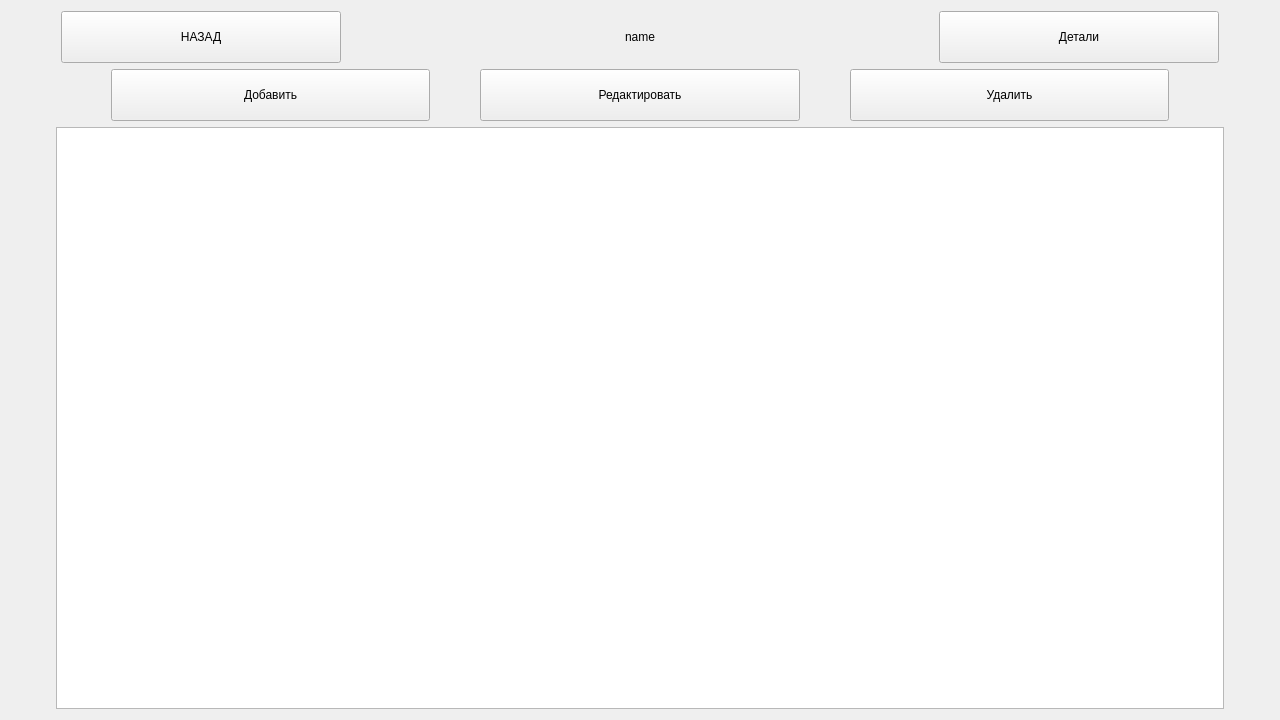
<?xml version="1.0" encoding="UTF-8"?>
<ui version="4.0">
 <class>Settings</class>
 <widget class="QWidget" name="Settings">
  <property name="geometry">
   <rect>
    <x>0</x>
    <y>0</y>
    <width>1280</width>
    <height>720</height>
   </rect>
  </property>
  <property name="windowTitle">
   <string>Form</string>
  </property>
  <layout class="QVBoxLayout" name="verticalLayout">
   <item>
    <layout class="QHBoxLayout" name="horizontalLayout_7">
     <property name="spacing">
      <number>7</number>
     </property>
     <property name="leftMargin">
      <number>50</number>
     </property>
     <property name="rightMargin">
      <number>50</number>
     </property>
     <item>
      <widget class="QPushButton" name="backButton">
       <property name="minimumSize">
        <size>
         <width>0</width>
         <height>52</height>
        </size>
       </property>
       <property name="maximumSize">
        <size>
         <width>280</width>
         <height>16777215</height>
        </size>
       </property>
       <property name="text">
        <string>НАЗАД</string>
       </property>
      </widget>
     </item>
     <item>
      <widget class="QLabel" name="EcoTaxi">
       <property name="text">
        <string>name</string>
       </property>
       <property name="alignment">
        <set>Qt::AlignCenter</set>
       </property>
      </widget>
     </item>
     <item>
      <widget class="QPushButton" name="detailsButton">
       <property name="minimumSize">
        <size>
         <width>0</width>
         <height>52</height>
        </size>
       </property>
       <property name="maximumSize">
        <size>
         <width>280</width>
         <height>16777215</height>
        </size>
       </property>
       <property name="text">
        <string>Детали</string>
       </property>
      </widget>
     </item>
    </layout>
   </item>
   <item>
    <layout class="QHBoxLayout" name="horizontalLayout_9">
     <property name="spacing">
      <number>50</number>
     </property>
     <property name="leftMargin">
      <number>100</number>
     </property>
     <property name="rightMargin">
      <number>100</number>
     </property>
     <item>
      <widget class="QPushButton" name="addButton">
       <property name="minimumSize">
        <size>
         <width>280</width>
         <height>52</height>
        </size>
       </property>
       <property name="text">
        <string>Добавить</string>
       </property>
      </widget>
     </item>
     <item>
      <widget class="QPushButton" name="editButton">
       <property name="minimumSize">
        <size>
         <width>280</width>
         <height>52</height>
        </size>
       </property>
       <property name="text">
        <string>Редактировать</string>
       </property>
      </widget>
     </item>
     <item>
      <widget class="QPushButton" name="deleteButton">
       <property name="minimumSize">
        <size>
         <width>280</width>
         <height>52</height>
        </size>
       </property>
       <property name="text">
        <string>Удалить</string>
       </property>
      </widget>
     </item>
    </layout>
   </item>
   <item>
    <layout class="QHBoxLayout" name="horizontalLayout_8">
     <property name="leftMargin">
      <number>45</number>
     </property>
     <property name="rightMargin">
      <number>45</number>
     </property>
     <item>
      <widget class="QTableView" name="tableView">
       <property name="maximumSize">
        <size>
         <width>16777215</width>
         <height>16777215</height>
        </size>
       </property>
       <property name="sizeAdjustPolicy">
        <enum>QAbstractScrollArea::AdjustToContents</enum>
       </property>
       <property name="editTriggers">
        <set>QAbstractItemView::NoEditTriggers</set>
       </property>
       <property name="dragEnabled">
        <bool>false</bool>
       </property>
       <property name="selectionMode">
        <enum>QAbstractItemView::SingleSelection</enum>
       </property>
       <property name="selectionBehavior">
        <enum>QAbstractItemView::SelectRows</enum>
       </property>
       <property name="gridStyle">
        <enum>Qt::SolidLine</enum>
       </property>
       <property name="sortingEnabled">
        <bool>true</bool>
       </property>
       <property name="wordWrap">
        <bool>true</bool>
       </property>
       <attribute name="horizontalHeaderCascadingSectionResizes">
        <bool>false</bool>
       </attribute>
       <attribute name="verticalHeaderVisible">
        <bool>true</bool>
       </attribute>
      </widget>
     </item>
    </layout>
   </item>
  </layout>
 </widget>
 <resources/>
 <connections/>
</ui>
